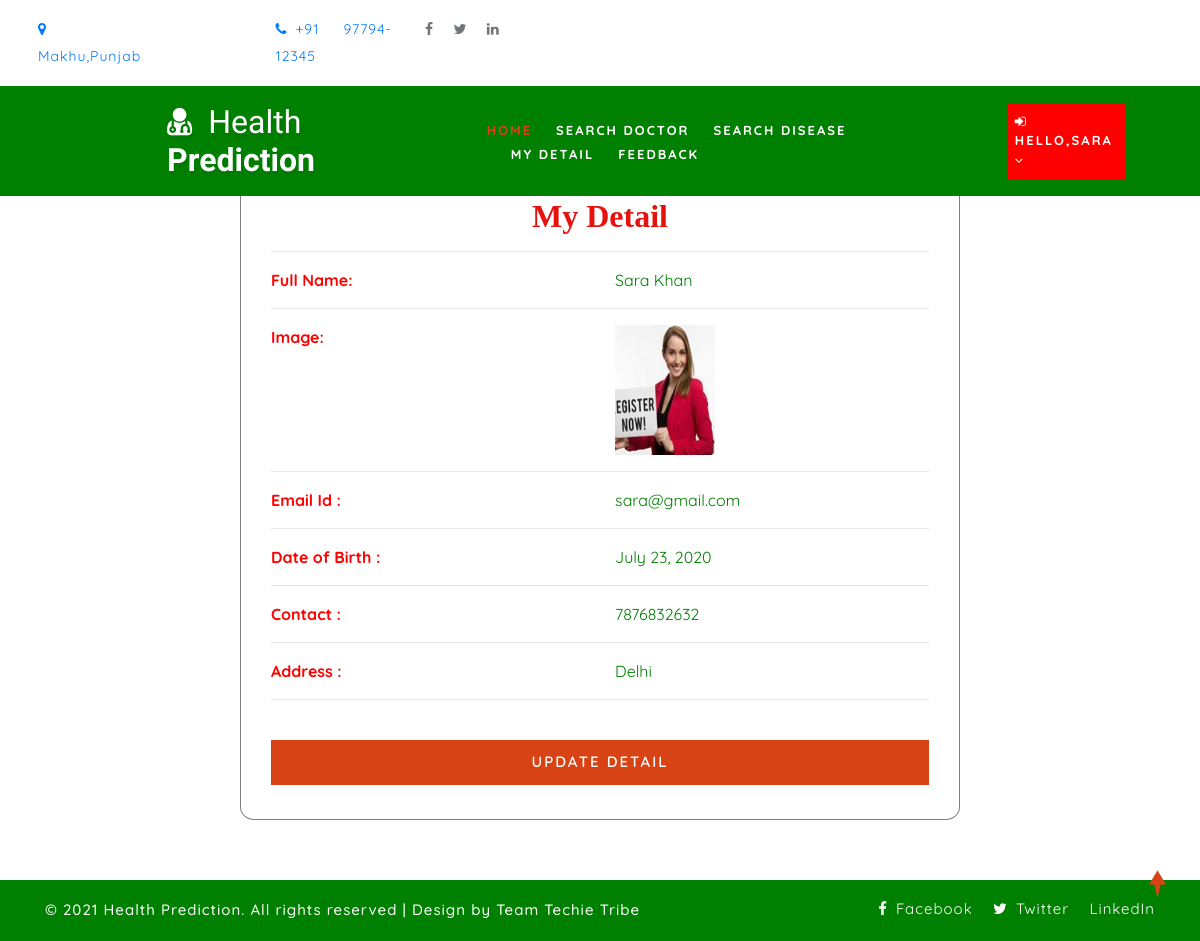
/profile_doctor (signed in), run on the app's committed database.
### health/models.py (models this page shows, shortened)
class Patient(models.Model):
    user = models.ForeignKey(User, on_delete=models.CASCADE, null=True)
    contact = models.CharField(max_length=100, null=True)
    address = models.CharField(max_length=100, null=True)
    dob = models.DateField(null=True)
    image = models.FileField(null=True)

### health/views.py (the view)
# urls.py: path('profile_doctor', View_My_Detail,name="profile_doctor"),
def View_My_Detail(request):
    terror = ""
    user = User.objects.get(id=request.user.id)
    error = ""
    try:
        sign = Patient.objects.get(user=user)
        error = "pat"
    except:
        sign = Doctor.objects.get(user=user)
    d = {'error': error,'pro':sign}
    return render(request,'profile_doctor.html',d)

### health/templates/profile_doctor.html (shortened to what this page needs)
{% extends 'index.html' %}
{% load static %}
{% block body %}
<div class="container" style="width:60%;margin-top:8%;margin-bottom:5%;background:white;border-radius:2%;border:1px solid grey">
    <h2 style="font-weight:bold;font-family : 'Monotype Corsiva' ; color : #E6120E ;margin-top:2%" align="center">My Detail</h2>
<div align="left" class="container-fluid" style="width:100%;margin-bottom:5%">
    <hr><div class="row" >
        <div class="col-md-6 div2">
            <strong>Full Name:</strong>
        </div>
        <div class="col-md-6 div1">
            {{pro.user.first_name}} {{pro.user.last_name}}
        </div>
    </div><hr>
    <div class="row">
        <div class="col-md-6 div2">
            <strong>Image:</strong>
        </div>
        <div class="col-md-6">
            <img src="{{pro.image.url}}" style="width:100px;height:130px"></img>
        </div></div><hr>
    <div class="row">
        <div class="col-md-6 div2">
            <strong>Email Id :</strong>
        </div>
        <div class="col-md-6 div1">
            {{pro.user.email}}
        </div>
    </div><hr>
     <div class="row">
        <div class="col-md-6 div2">
            <strong>Date of Birth :</strong>
        </div>
        <div class="col-md-6 div1">
            {{pro.dob}}
        </div>
    </div><hr>
     <div class="row">
        <div class="col-md-6 div2">
            <strong>Contact :</strong>
        </div>
        <div class="col-md-6 div1">
            {{pro.contact}}
        </div>
     </div><hr>
    <div class="row">
        <div class="col-md-6 div2">
            <strong>Address :</strong>
        </div>
        <div class="col-md-6 div1">
            {{pro.address}}
        </div>
    </div><hr>
    <div class="login px-sm-12" style="width:100%">
    <form action="{% url 'edit_profile' %}" method="">
        <button type="submit" class="btn submit mt-4" style="width:100%">Update Detail</button>
    </form>
    </div>
</div>
</div>
{% endblock %}

### health/templates/index.html (shortened to what this page needs)
<!DOCTYPE html>
{% load static %}
<html lang="zxx">
<head>
	<link rel="stylesheet" href="{% static 'css/bootstrap.css' %}">
	<link href="{% static 'css/css_slider.css' %}" type="text/css" rel="stylesheet" media="all">
	<link rel="stylesheet" href="{% static 'css/style.css' %}" type="text/css" media="all" />
	<link href="{% static 'css/font-awesome.min.css' %}" rel="stylesheet">
<link rel='stylesheet' type='text/css' href="https://cdn.datatables.net/1.10.21/css/jquery.dataTables.min.css">
<link rel='stylesheet' type='text/css' href="https://cdn.datatables.net/buttons/1.6.2/css/buttons.dataTables.min.css">
</head>
<body>
	<div id="home" style="margin-bottom:2%">
		<header>
			<div class="top-bar py-3">
				<div class="container">
					<div class="row">
						<div class="col-xl-6 col-lg-6 col-md-8 top-social-agile text-lg-left text-center">
							<div class="row">
								<div class="col-5 header-top_w3layouts">
									<p class="text-bl">
										<a href="http://127.0.0.1:8000/contact" target="_blank">
										<span class="fa fa-map-marker mr-2"></span> &nbsp &nbsp &nbsp &nbsp &nbsp &nbsp &nbsp &nbsp  &nbsp &nbsp &nbsp &nbsp &nbsp &nbsp  Makhu,Punjab </a>
									</p>
								</div>
								<div class="col-3 header-top_w3layouts">
									<p class="text-bl">
										<a href="tel:9779412345">
										<span class="fa fa-phone mr-2"></span>+91 &nbsp &nbsp 97794-12345
									</p>
								</div>
								<ul class="col-4 top-right-info">
									<li>
										<a href="https://www.facebook.com/ketan.ahuja.980/" target="_blank">
											<span class="fa fa-facebook-f"></span>
										</a>
									</li>
									<li class="mx-3">
										<a href="https://twitter.com/ketanahuja8" target="_blank" style="color:white" class="twitter">
											<span class="fa fa-twitter"></span>
										</a>
									</li>
									<li>
										<a href="https://www.linkedin.com/in/ketanahuja/"  target="_blank">
											<span class="fa fa-linkedin"></span>
										</a>
									</li>
								</ul>
							</div>
						</div>
						<div class="col-xl-7 col-lg-6 col-md-4 top-social-agile text-md-right text-center mt-md-0 mt-2">
							<div class="row">
								<div class="col-xl-3 col-lg-4 col-6 top-w3layouts p-md-0 text-right">
								</div>
								<div class="col-xl-3 col-lg-4 col-6 header-w3layouts text-md-right text-left">
								</div>
							</div>
						</div>
					</div>
				</div>
			</div>
		</header>
		<div class="main-top" style="background:Green">
			<div class="container-fluid">
				<div class="header d-md-flex justify-content-between align-items-center py-3">
					<div id="logo" style="margin-left:13%">
						<h1>
							<a href="#">
								<span class="fa fa-user-md mr-2"></span>
								<span class="logo-sp">Health</span> Prediction
							</a>
						</h1>
					</div>
					{% if request.user.is_staff %}
					<div class="nav_w3ls" style="margin-right:4%">
						<nav>
							<label for="drop1" class="toggle">Menu</label>
							<input type="checkbox" id="drop1" />
							<ul class="menu" style="padding:15px;width:100%">
								<li class="mx-lg-4 mx-md-3 my-md-0 my-2"><a href="{% url 'admin_home' %}" class="active">Home</a></li>
								<li>
									<label for="drop-2" class="toggle toogle-2"> <span class="fa fa-angle-down" aria-hidden="true"></span>
									</label>
									<a href="#"> Doctor <span class="fa fa-angle-down" aria-hidden="true"></span></a>
									<ul style="margin-top:2%;width:40%;margin-right:0%">
										<li style="width:100%;"><a href="{% url 'add_doctor' %}" class="drop-text">Add Doctor</a></li>
										<li style="width:100%;"><a href="{% url 'view_doctor' %}" class="drop-text">View Doctor</a></li>
									</ul>
								</li>
								<li class="mx-lg-4 mx-md-3 my-md-0 my-2">
									<label for="drop-2" class="toggle toogle-2"> <span class="fa fa-angle-down" aria-hidden="true"></span>
									</label>
									<a href="#"> Disease <span class="fa fa-angle-down" aria-hidden="true"></span></a>
									<ul style="margin-top:2%;width:40%;margin-right:4%">
										<li style="width:100%;"><a href="{% url 'add_disease' %}" class="drop-text">Add Disease</a></li>
										<li style="width:100%;"><a href="{% url 'view_disease' %}" class="drop-text">View Disease</a></li>
									</ul>
								</li>
								<li><a href="{% url 'view_patient' %}">View Patient</a></li>
								<li class="mx-lg-4 mx-md-3 my-md-0 my-2"><a href="{% url 'view_feedback' %}">View Feedback</a></li>
								<li><a href="{% url 'view_notify' %}"><i class="fa fa-bell"></i> </a></li>
							</ul>
						</nav>
					</div>
					<div class="nav_w3ls" style="margin-right:3%">
						<nav>
							<label for="drop2" class="toggle">Menu</label>
							<input type="checkbox" id="drop2" />
							<ul class="menu">
								<li class="mx-lg-4 mx-md-3 my-md-0 my-2" style="background:red;padding:8px">
									<label for="drop-2" class="toggle toogle-2"> <span class="fa fa-angle-down" aria-hidden="true"></span>
									</label>
									<a href="#"><i class="fa fa-user"></i> {{request.user.username}} <span class="fa fa-angle-down" aria-hidden="true"></span></a>
									<ul style="margin-top:10%;width:80%;margin-right:5%">
										<li style="width:100%;"><a href="{% url 'change_password' %}" class="drop-text">Password</a></li>
										<li style="width:100%;"><a href="{% url 'logout' %}" class="drop-text">Logout</a></li>
									</ul>
								</li>
							</ul>
						</nav>
					</div>
					{% else %}
					{% if request.user.is_authenticated %}
					{% ifequal error "pat" %}
					<div class="nav_w3ls" style="margin-left:5%;font-weight:bold">
						<nav>
							<ul class="menu" style="padding:15px;width:100%">
								<li><a href="{% url 'patient_home' %}" class="active">Home</a></li>
								<li class="mx-lg-4 mx-md-3 my-md-0 my-2"><a href="{% url 'search_doctor' %}">Search Doctor</a></li>
								<li><a href="{% url 'predict_disease' '0' %}">Search Disease</a></li>
								<li class="mx-lg-4 mx-md-3 my-md-0 my-2"><a href="{% url 'profile_doctor' %}">My Detail</a></li>
								<li><a href="{% url 'sent_feedback' %}">Feedback</a></li>
							</ul>
						</nav>
					</div>
					<div class="nav_w3ls" style="margin-right:3%">
						<nav>
							<ul class="menu">
								<li class="mx-lg-4 mx-md-3 my-md-0 my-2" style="background:red;padding:8px">
									<a href="#"><i class="fa fa-sign-in"></i> Hello,{{request.user.username}} <span class="fa fa-angle-down" aria-hidden="true"></span></a>
								</li>
							</ul>
						</nav>
					</div>
					{% endifequal %}
					{% endif %}
					{% endif %}
				</div>
			</div>
		</div>
		{% block body %}
		{% endblock %}
	</div>
	<div class="copy-w3pvt" style="background:green;color:white">
		<div class="container py-3">
			<div class="row">
				<div class="col-lg-7 w3ls_footer_grid1_left text-lg-left text-center">
					<p style="color:white">&copy; 2021 Health Prediction. All rights reserved | Design by
						Team Techie Tribe</a>
					</p>
				</div>
				<div class="col-lg-5 w3ls_footer_grid_left1_pos text-lg-right text-center mt-lg-0 mt-2">
					<ul style="color:white">
						<li>
							<a href="https://www.facebook.com/ketan.ahuja.980/" target="_blank" style="color:white" class="facebook">
								<span class="fa fa-facebook-f mr-2"></span>Facebook</a>
						</li>
						<li class="mx-3">
							<a href="https://twitter.com/ketanahuja8" target="_blank" style="color:white" class="twitter">
								<span class="fa fa-twitter mr-2"></span>Twitter</a>
						</li>
						<li>
							<a href="https://www.linkedin.com/in/ketanahuja/"  target="_blank" style="color:white" class="google">
                          LinkedIn</a>
						</li>
					</ul>
				</div>
			</div>
		</div>
	</div>
	<a href="#home" style="color:white" class="move-top text-center"></a>
</body>
</html>

### health/static/css/style.css (style rules this page uses)
body { padding: 0; margin: 0; background: #FFF; font-family: 'Quicksand', sans-serif; }
body a, body button { transition: 0.5s all; -webkit-transition: 0.5s all; -moz-transition: 0.5s all; -o-transition: 0.5s all; -ms-transition: 0.5s all; text-decoration: none; }
html { scroll-behavior: smooth; }
h1, h2, h3, h4, h5, h6 { margin: 0; padding: 0; font-family: 'Mukta', sans-serif; }
p { margin: 0; padding: 0; font-size: 15px; letter-spacing: 1px; line-height: 1.9; color: #999; font-family: 'Quicksand', sans-serif; }
ul, ol { margin: 0; padding: 0; }
.text-bl { color: #343a40; }
a.move-top { width: 34px; height: 34px; background: url(../images/move-top.png) no-repeat; display: inline-block; position: fixed; bottom: 4%; right: 2%; z-index: 0; }
.header-top_w3layouts { padding: 0 .5em; }
.top-right-info li { display: inline-block; }
.top-right-info li span { color: #343a40; font-size: 14px; transition: 0.5s all; -webkit-transition: 0.5s all; -moz-transition: 0.5s all; -o-transition: 0.5s all; -ms-transition: 0.5s all; -ms-transition: 0.5s all; opacity:0.7; }
.header-top_w3layouts p, .header-w3layouts p, .top-w3layouts p { font-size: 14px; }
#home { position: relative; }
.main-top { position: absolute; z-index: 999; width: 100%; background: rgba(0, 0, 0, 0.4); }
nav { margin: 0; padding: 0; }
#logo a { float: left; display: initial; font-weight: 700; font-size: 32px; color: #fff; text-shadow: 2px 5px 3px rgba(0, 0, 0, 0.06); padding: 0; }
span.logo-sp { font-weight: 100; }
nav:after { content: ""; display: table; clear: both; }
nav ul { float: right; padding: 0; margin: 0; list-style: none; position: relative; }
nav ul li { margin: 0px; display: inline-block; float: left; }
nav a { padding: 0; color: #fff; font-size: 13px; letter-spacing: 2px; font-weight: 700; text-transform: uppercase; display: inline-block; transition: 0.5s all; -webkit-transition: 0.5s all; -moz-transition: 0.5s all; -o-transition: 0.5s all; -ms-transition: 0.5s all; }
.menu li a.active, .menu li a:hover { color: #2196f3; transition: 0.5s all; -webkit-transition: 0.5s all; -moz-transition: 0.5s all; -o-transition: 0.5s all; -ms-transition: 0.5s all; color: #d84315; }
li>a:only-child:after { content: ''; }
.w3ls_footer_grid_left1_pos ul li, ul.list-part li { display: inline-block; }
.w3ls_footer_grid_left1_pos ul li a { color: #000; text-decoration: none; letter-spacing: 1px; font-size: 15px; }
.w3ls_footer_grid1_left p { color: #484848; font-weight: 500; }
.login button { background: #d84315; color: #fff; font-weight: 600; letter-spacing: 2px; font-size: 15px; padding: 10px 30px; text-transform: uppercase; border-radius: 0px; }

### health/templates/profile_doctor.html (style rules this page uses)
.div1 { color:green; }
.div2 { color:red; }

### data on the page
Patient: user.first_name "Sara", user.last_name "Khan", image (picture), user.email "sara@gmail.com", dob "July 23, 2020", contact "7876832632", address "Delhi"

### other printed values
{{ request.user.username }} "SARA"
